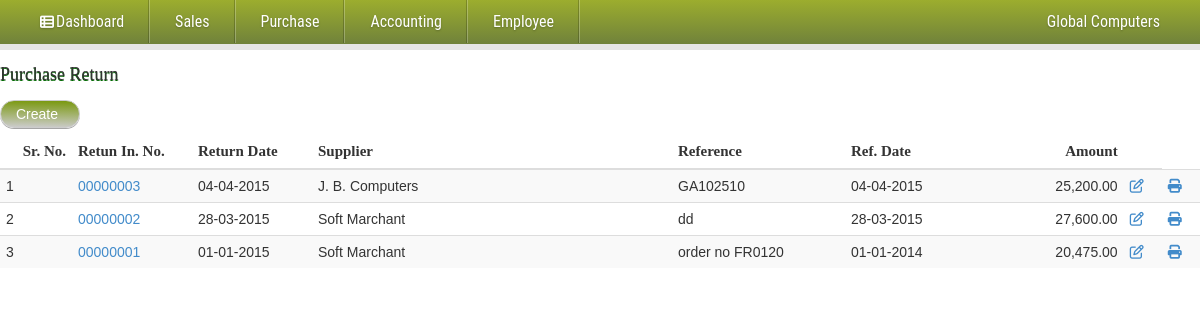
/admin/purchase_return.php (signed in), run on the app's committed database.
### tables this page shows
CREATE TABLE IF NOT EXISTS `pur_return` (
  `pur_return_id` int(10) NOT NULL,
  `pur_return_date` date NOT NULL,
  `reference` varchar(100) NOT NULL,
  `supplier_id` int(10) NOT NULL,
  `ref_date` date NOT NULL,
  `tax` varchar(15) NOT NULL,
  `despatch_by` varchar(100) NOT NULL,
  `despatch_date` date NOT NULL,
  `lr_no` int(11) NOT NULL,
  `from_city` varchar(50) NOT NULL,
  `to_city` varchar(50) NOT NULL,
  `no_of_cases` int(8) NOT NULL,
  `remark` varchar(200) NOT NULL,
  `pur_return_type` varchar(10) NOT NULL,
  `is_deleted` varchar(1) NOT NULL,
  PRIMARY KEY (`pur_return_id`)
);

CREATE TABLE IF NOT EXISTS `supplier_master` (
  `supplier_id` int(10) NOT NULL AUTO_INCREMENT,
  `supplier_name` varchar(100) NOT NULL,
  `address` varchar(200) NOT NULL,
  `city` varchar(50) NOT NULL,
  `state` varchar(50) NOT NULL,
  `pincode` int(6) NOT NULL,
  `mobile_no` varchar(10) NOT NULL,
  `phone_no` varchar(15) NOT NULL,
  `designation` varchar(100) NOT NULL,
  `email_id` varchar(50) NOT NULL,
  `contact_name` varchar(100) NOT NULL,
  `vat_tin_no` int(11) NOT NULL,
  `cst_no` int(11) NOT NULL,
  `iscompany` varchar(1) NOT NULL,
  `is_deleted` int(1) NOT NULL,
  `entry_date` datetime NOT NULL,
  PRIMARY KEY (`supplier_id`)
);

### admin/purchase_return.php (the view, shortened to what this page needs)
<?php include_once("header.php");?>
<form action="" method="post" role="form">
	<h4 id="title">Purchase Return</h4>
	<a href="#modal1" id="btn-create">Create</a>
	<br /><br />
  <div class="table-responsive">
   	 <table class="table table-striped">
      <thead>
        <tr>
		<th  width="6%" style="text-align:right"><b id="b-title"> Sr. No.</b></th>
          <th  width="10%"><b id="b-title">Retun In. No.</b></th>
          <th width="10%"><b id="b-title">Return Date</b></th>
		  <th><b id="b-title">Supplier</b> </th>
		  <th><b id="b-title">Reference</b></th>
        	<th><b id="b-title">Ref. Date</b></th>
			<th style="text-align:right" width="13%"><b id="b-title">Amount</b></th>
		<th></th>
        </tr>
      </thead>
      <tbody>
	<?php
	echo "<tr>";
	$i=1;
	$rs=mysql_query("select a.pur_return_id,supplier_name,pur_return_date,reference,ref_date,tax,(select sum(item_price*item_qty) from pur_return_detail where pur_return_id=a.pur_return_id) as total from pur_return a,supplier_master b where  a.supplier_id=b.supplier_id and a.is_deleted='0' order by a.pur_return_id desc")or die(mysql_error());
	while($row=mysql_fetch_array($rs))
	{
		$a=explode(",",$row['tax']);
		echo '<td>'.$i++.'</td>';
		echo '<td><a href="purchase.php?tmpid='.$row['pur_return_id'].'&list=view_pur_return">'.str_pad($row['pur_return_id'],8,"0",STR_PAD_LEFT).'</a></td>';
		echo "<td>".date("d-m-Y",strtotime($row['pur_return_date']))."</td>";
		echo "<td width=30%>".ucwords($row['supplier_name'])."</td>";
		echo "<td>".$row['reference']."</td>";
		echo "<td >".date("d-m-Y",strtotime($row['ref_date']))."</td>";
		$tmp=$row['total']+$row['total']*($a[0]/100)+($row['total']*$a[1]/100);
		echo'<td align="right">'.number_format($tmp,2).'</td>';
		echo'<td><a href="#id='.$row[0].'&update=pur_return" <i class="fa fa-edit"></i></a></td>';
		echo'<td><a href="purchase.php?print=purchase_return&id='.$row[0].'" <i class="fa fa-print"></i></a></td></tr>';
	}
?>
     </tbody>
    </table>
  </div>
</form>

### styles/menu_style.css (style rules this page uses)
.fa { display:inline-block;font-family:FontAwesome;font-style:normal;font-weight:normal;line-height:1;-webkit-font-smoothing:antialiased;-moz-osx-font-smoothing:grayscale }
.fa-print:before { content:"\f02f" }
.fa-edit:before,.fa-pencil-square-o:before { content:"\f044" }

### styles/style.css (style rules this page uses)
#title { width:100%; font-family:Georgia, "Times New Roman", Times, serif; height:auto; margin-top:15px; text-shadow: 0 1px #006600; }
body { margin: 0; padding: 0; color: #414141; }
#b-title { font-family:"Times New Roman", Times, serif; font-size:15px; }
#btn-create { background: -webkit-linear-gradient(180deg, #CCCCCC, #79980d); background: -o-linear-gradient(180deg, #333333, #79980d); background: -moz-linear-gradient(180deg, #333333, #79980d); background: linear-gradient(1deg,#CCCCCC,#79980d); filter: progid:DXImageTransform.Microsoft.gradient(GradientType=0,StartColorStr='#f6f6f6', EndColorStr='#e1e1e1'); border: 1px solid #ccc; color:#FFFFFF; display:inline-block; min-width:80px; float:left; font-family:Verdana, Arial, Helvetica, sans-serif; margin-right:0px; margin-bottom:5px; padding:3px 0px; padding-left:15px; margin-top:5px; text-decoration:none; border-radius:20px; -moz-border-radius:20px; -webkit-border-radius:20px; -moz-box-shadow:0 1px rgba(0,0,0,.35); -webkit-box-shadow:0 1px rgba(0,0,0,.35); }

### styles/popup.css (style rules this page uses)
html, body, div, span, applet, object, iframe, h1, h2, h3, h4, h5, h6, p, blockquote, pre, a, abbr, acronym, address, big, cite, code, del, dfn, em, img, ins, kbd, q, s, samp, small, strike, strong, sub, sup, tt, var, b, u, i, center, dl, dt, dd, ol, ul, li, fieldset, form, label, legend, table, caption, tbody, tfoot, thead, tr, th, td, article, aside, canvas, details, embed, figure, figcaption, footer, header, hgroup, menu, nav, output, ruby, section, summary, time, mark, audio, video { margin: 0; padding: 0; border: 0; font-size: 100%; font: inherit; vertical-align: baseline; }
body { line-height: 1; }
table { border-collapse: collapse; border-spacing: 0; }

### data on the page
pur_return: pur_return_id "00000003", pur_return_date "04-04-2015", supplier.supplier_name "J. B. Computers", reference "GA102510", ref_date "04-04-2015", tmp "25,200.00"
pur_return: pur_return_id "00000002", pur_return_date "28-03-2015", supplier.supplier_name "Soft Marchant", reference "dd", ref_date "28-03-2015", tmp "27,600.00"
pur_return: pur_return_id "00000001", pur_return_date "01-01-2015", supplier.supplier_name "Soft Marchant", reference "order no FR0120", ref_date "01-01-2014", tmp "20,475.00"

### other printed values
$_SESSION['ossem_enterprise_name'] "Global Computers"
